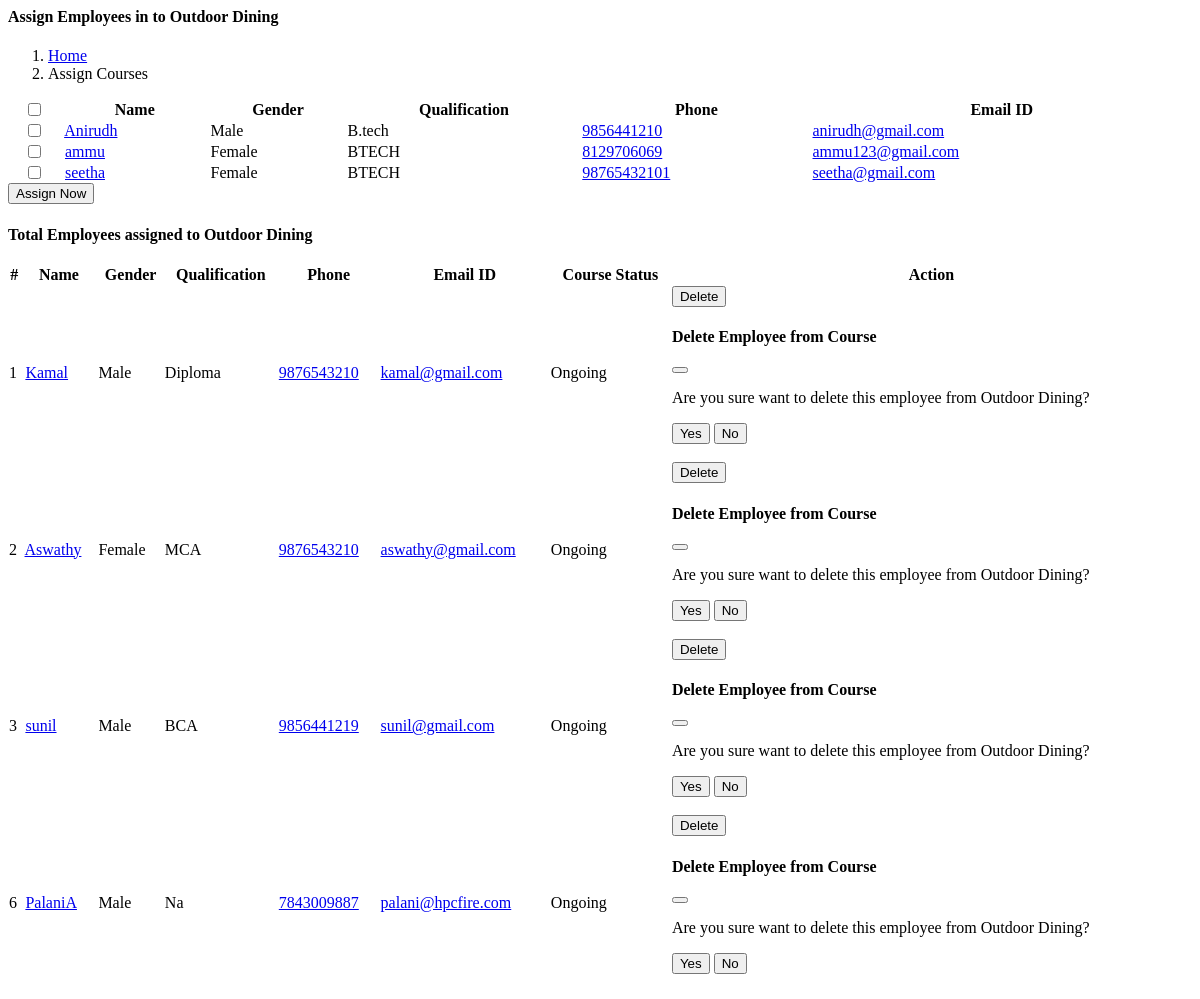
The page /assigntoemployees.php?courseid=134 (signed in) on the database its author committed.
### tables this page shows
CREATE TABLE `courses` (
  `courseid` int(11) NOT NULL AUTO_INCREMENT,
  `course_code` varchar(30) NOT NULL,
  `course_name` text NOT NULL,
  `description` text NOT NULL,
  `photo` varchar(100) DEFAULT NULL,
  `createdby` varchar(100) NOT NULL,
  `status` varchar(10) NOT NULL,
  PRIMARY KEY (`courseid`),
  UNIQUE KEY `course_code` (`course_code`)
);

CREATE TABLE `userdetails` (
  `u_id` int(11) NOT NULL AUTO_INCREMENT,
  `user_id` int(11) NOT NULL,
  `name` varchar(100) NOT NULL,
  `gender` varchar(10) NOT NULL,
  `address` text NOT NULL,
  `phone` varchar(25) NOT NULL,
  `qualifn` varchar(100) NOT NULL,
  `photo` varchar(100) NOT NULL,
  `created_by` int(11) NOT NULL,
  PRIMARY KEY (`u_id`),
  UNIQUE KEY `user_id` (`user_id`)
);

CREATE TABLE `userlogin` (
  `user_id` int(11) NOT NULL AUTO_INCREMENT,
  `username` varchar(30) NOT NULL,
  `emailid` varchar(50) NOT NULL,
  `pass` varchar(30) NOT NULL,
  `role` varchar(10) NOT NULL,
  `status` varchar(10) NOT NULL,
  PRIMARY KEY (`user_id`),
  UNIQUE KEY `username` (`username`),
  UNIQUE KEY `emailid` (`emailid`)
);

### assigntoemployees.php (the view, shortened to what this page needs)
<?php
$sel2=mysqli_query($conn01,"select user_id  from userlogin where username='".$_SESSION['username']."'");
$row2=mysqli_fetch_array($sel2);
$c=mysqli_query($conn01,"select * from courses where courseid =".$_GET['courseid']." && createdby=".$row2['user_id']);
if(mysqli_num_rows($c)>0)
{
?>
            <div class="main-content">
                <div class="page-content">
                    <div class="container-fluid">
                    <?php
                                        $course=mysqli_query($conn01,"select * from courses where courseid=".$_GET['courseid']);
                                        $coursedetails=mysqli_fetch_array($course);
                                        ?>
                        <div class="row">
                            <div class="col-12">
                                <div class="page-title-box d-sm-flex align-items-center justify-content-between">
                                    <h4 class="mb-sm-0 font-size-18">Assign Employees in to <?php echo $coursedetails['course_name']?></h4>
                                    <div class="page-title-right">
                                        <ol class="breadcrumb m-0">
                                            <li class="breadcrumb-item"><a href="admindashboard">Home</a></li>
                                            <li class="breadcrumb-item active">Assign Courses</li>
                                        </ol>
                                    </div>
                                </div>
                            </div>
                        </div>
                        <div class="row">
                            <div class="col-12">
                                <div class="card">
                                        <form method="post">
                                <div class="table-responsive mb-4">
                                <?php
                                        $sel2=mysqli_query($conn01,"select user_id  from userlogin where username='".$_SESSION['username']."'");
                                        $row2=mysqli_fetch_array($sel2);
                                          $query_run="select userdetails.*,userlogin.* from userdetails,userlogin where userdetails.user_id=userlogin.user_id && userdetails.created_by=".$row2['user_id']." && userlogin.role='employee' && userlogin.status='Active'";
                                          $sql_query_run=mysqli_query($conn01,$query_run);
                                        ?>
                                <table id="datatable" class="table align-middle datatable  table-check nowrap" style="border-collapse: collapse; border-spacing: 0 8px; width: 100%;">
                                <thead>
                                  <tr>
                                    <th scope="col" style="width: 50px;">
                                        <div class="form-check font-size-16">
                                            <input type="checkbox" name="allemployees" class="form-check-input" value="checkall" id="checkAll">
                                        </div>
                                    </th>
                                    <th scope="col">Name</th>
                                    <th scope="col">Gender</th>
                                    <th scope="col">Qualification</th>
                                    <th scope="col">Phone</th>
                                    <th scope="col">Email ID</th>
                                  </tr>
                                </thead>
                                <tbody>
                                <?php
                                               if(mysqli_num_rows($sql_query_run) > 0)
                                               {
                                                   while($rownum = mysqli_fetch_assoc($sql_query_run))
                                                   {
                                                    $us=mysqli_query($conn01,"select * from user_courses where course_id=".$_GET['courseid']." && user_id=".$rownum['user_id']);
                                                    if(mysqli_num_rows($us) == 0)
                                                    {
                                               ?>
                                    <tr>
                                        <th scope="row">
                                            <div class="form-check font-size-16">
                                                <input type="checkbox" class="form-check-input" id="contacusercheck1" name="userids[]" value="<?php echo $rownum['user_id']; ?>">
                                            </div>
                                        </th>
                                        <td>
                                            <a href="#" class="text-body"><?php echo $rownum['name']; ?></a>
                                        </td>
                                        <td><?php echo $rownum['gender']; ?></td>
                                        <td><?php echo $rownum['qualifn']; ?></td>
                                        <td>
                                            <div class="d-flex gap-2">
                                                <a href="tel:<?php echo $rownum['phone']; ?>" class="badge badge-soft-primary"><?php echo $rownum['phone']; ?></a>
                                            </div>
                                        </td>
                                        <td>
                                            <div class="d-flex gap-2">
                                                <a href="mailto:<?php echo $rownum['emailid']; ?>" class="badge badge-soft-primary"><?php echo $rownum['emailid']; ?></a>
                                            </div>
                                        </td>
                                    </tr>
                                                    <?php
                                                   }
                                                   }
                                                }
                                                ?>
                                    </tbody>
                            </table>
                        </div>
                        <div class="mt-4">
                        <button type="submit" name="assignnow" class="btn btn-primary w-md">Assign Now</button>
                        </div>
                    </form>
                                    </div>
                                </div>
                            </div>
                        </div>
                        <div class="row pt-3">
                            <div class="col-12">
                                <div class="page-title-box d-sm-flex align-items-center justify-content-between">
                                    <h4 class="mb-sm-0 font-size-18">Total Employees assigned to <?php echo $coursedetails['course_name']?></h4>
                                </div>
                            </div>
                        </div>
                        <div class="row">
                            <div class="col-12">
                                <div class="card">
                                <div class="table-responsive mb-4">
                                <?php
                                          $query="select userdetails.*,userlogin.* from userdetails,userlogin where userdetails.user_id=userlogin.user_id && userdetails.created_by=".$row2['user_id']." && userlogin.role='employee' && userlogin.status='Active'";
                                          $sql_query=mysqli_query($conn01,$query);
                                        ?>
                                <table id="datatable" class="table align-middle datatable  table-check nowrap" style="border-collapse: collapse; border-spacing: 0 8px; width: 100%;">
                                <thead>
                                  <tr>
                                    <th>#</th>
                                    <th scope="col">Name</th>
                                    <th scope="col">Gender</th>
                                    <th scope="col">Qualification</th>
                                    <th scope="col">Phone</th>
                                    <th scope="col">Email ID</th>
                                    <th scope="col">Course Status</th>
                                    <th scope="col">Action</th>
                                  </tr>
                                </thead>
                                <tbody>
                                <?php
                                               if(mysqli_num_rows($sql_query) > 0)
                                               {
                                                    $i=1;
                                                   while($row = mysqli_fetch_assoc($sql_query))
                                                   {
                                                    $us=mysqli_query($conn01,"select * from user_courses where course_id=".$_GET['courseid']." && user_id=".$row['user_id']);
                                                    if(mysqli_num_rows($us) >0)
                                                    {
                                                        $r = mysqli_fetch_array($us);
                                               ?>
                                    <tr>
                                        <td><?php echo $i; ?></td>
                                        <td>
                                            <a href="#" class="text-body"><?php echo $row['name']; ?></a>
                                        </td>
                                        <td><?php echo $row['gender']; ?></td>
                                        <td><?php echo $row['qualifn']; ?></td>
                                        <td>
                                            <div class="d-flex gap-2">
                                                <a href="tel:<?php echo $row['phone']; ?>" class="badge badge-soft-primary"><?php echo $row['phone']; ?></a>
                                            </div>
                                        </td>
                                        <td>
                                            <div class="d-flex gap-2">
                                                <a href="mailto:<?php echo $row['emailid']; ?>" class="badge badge-soft-primary"><?php echo $row['emailid']; ?></a>
                                            </div>
                                        </td>
                                        <td>
                                        <?php if($r['status']=="ongoing") { ?>
                                        <span class="text-danger"><i class="mdi mdi-bullseye-arrow me-3"></i>Ongoing</span>
                                        <?php } else if($r['status']=="completed") { ?>
                                        <span class="text-success"><i class="mdi mdi-check-all me-3"></i>Completed</span>
                                        <?php } ?>
                                        </td>
                                        <td><div class="d-flex flex-wrap">
                                            <button type="button" class="btn btn-danger waves-effect waves-light" data-bs-toggle="modal" data-bs-target="#DeleteEmployee<?php echo $r['join_id']; ?>" title="Delete <?php echo $row['name']; ?> from <?php echo $coursedetails['course_name']?>">
                                            <i class="mdi mdi-trash-can  font-size-18 align-middle me-2"></i> Delete
                                            </button></div>
                                        <div class="modal" id="DeleteEmployee<?php echo $r['join_id']; ?>">
                                                <div class="modal-dialog modal-dialog-centered">
                                                    <div class="modal-content">
                                                        <div class="modal-header">
                                                            <h4 class="modal-title">Delete Employee from Course</h4>
                                                            <button type="button" class="btn-close" data-bs-dismiss="modal"></button>
                                                        </div>
                                                        <div class="modal-body">
                                                        <p><div class="alert alert-warning">Are you sure want to delete this employee from <?php echo $coursedetails['course_name']?>?</p>
                                                        </div>
                                                        <div class="modal-footer ">
                                                        <form method="post">
                                                            <button type="submit" name="deleteemployee<?php echo $r['join_id']; ?>" id="addadmin_btn" class="btn btn-success ">Yes</button>
                                                            <button type="button" class="btn btn-secondary" data-bs-dismiss="modal">No</button>
                                                        </form>
                                                        </div>
                                                    </div>
                                                </div>
                                            </div>
                                        </td>
                                    </tr>
                                                    <?php
                                                   }
                                                   $i=$i+1;
                                                   }
                                                }
                                                ?>
                                    </tbody>
                            </table>
                        </div>
                                    </div>
                                </div>
                            </div>
                        </div>
                    </div>
            <?php
            }
            else
            {
                header('Location:error404');
            }
            ?>

### rows shown on the page
courses: course_name "Outdoor Dining"
userdetails: name "Anirudh", gender "Male", qualifn "B.tech", phone "9856441210", userlogin.emailid "anirudh@gmail.com"
userdetails: name "ammu", gender "Female", qualifn "BTECH", phone "8129706069", userlogin.emailid "ammu123@gmail.com"
userdetails: name "seetha", gender "Female", qualifn "BTECH", phone "98765432101", userlogin.emailid "seetha@gmail.com"
userdetails: name "Kamal", gender "Male", qualifn "Diploma", phone "9876543210", userlogin.emailid "kamal@gmail.com"
userdetails: name "Aswathy", gender "Female", qualifn "MCA", phone "9876543210", userlogin.emailid "aswathy@gmail.com"
userdetails: name "sunil", gender "Male", qualifn "BCA", phone "9856441219", userlogin.emailid "sunil@gmail.com"
userdetails: name "PalaniA", gender "Male", qualifn "Na", phone "7843009887", userlogin.emailid "palani@hpcfire.com"
